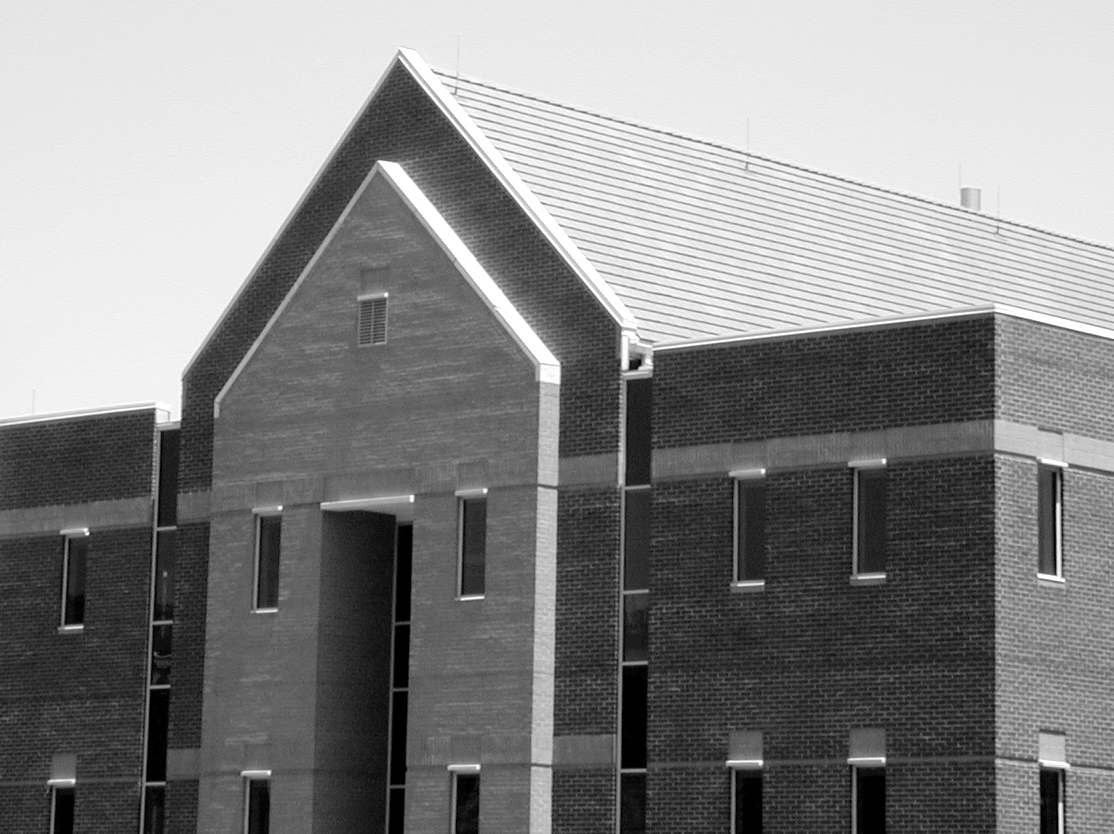
#> input picture Digital Image Processing/Exercise13/Fig1016(a)(building_original).tif, 1114 x 834 px
$ python canny.py
#> lines starting #> are read from the running program, lines starting #| are printed output that depends on the picture
import numpy as np
import matplotlib.pyplot as plt
import os
from PIL import Image
from scipy.signal import convolve2d


image = plt.imread('Fig1016(a)(building_original).tif')
#> image is the input picture: shape (834, 1114); min 0, max 255, mean 133.3


def gradient(image):
    gx = np.array([[-1, -2, -1],
                    [0, 0, 0],
                    [1, 2, 1]
                    ])

    gy = np.array([[-1, 0, 1],
                    [-2, 0, 2],
                    [-1, 0, 1]
                    ])

    Gx = convolve2d(image, gx, 'same', boundary = 'symm')
    Gy = convolve2d(image, gy, 'same', boundary = 'symm')

    M = np.sqrt(Gx**2 + Gy**2)
    alpha = np.degrees(np.arctan2(Gy, Gx))

    return M, alpha


def canny(image, sigma, TH, TL):

    size = int(2*(np.ceil(3*sigma))+1)
    print(size)
    rows, cols = image.shape
    TH = int(TH*255)
    TL = int(TL*255)

    x, y = np.meshgrid(np.linspace(-size/2, size/2, size), np.linspace(-size/2, size/2, size))
    G = np.exp(-(x**2 + y**2) / (2*sigma**2))

    # Smoothed image
    fs = convolve2d(image, G, 'same', boundary ='symm')

    M, alpha = gradient(image)
    gN = np.zeros(image.shape)
    gNH = np.zeros(image.shape)
    gNL = np.zeros(image.shape)

    for i in range(1, rows-1):
        for j in range(1, cols-1):
            alpha_val = alpha[i,j]
            K = M[i,j]
            diag1 = None; diag2 = None
            horizontal = None; vertical = None

            if alpha_val >= -22.5 and alpha_val <= 22.5 or (alpha_val >= -157.5 and alpha_val <= 157.5):
                horizontal = True

            if alpha_val >= -67.5 and alpha_val <= -22.5 or (alpha_val >= 112.5 and alpha_val <= 157.5):
                diag1 = True

            if alpha_val >= -157.5 and alpha_val <= -112.5 or (alpha_val >= 22.5 and alpha_val <= 67.5):
                diag2 = True

            if alpha_val >= 67.5 and alpha_val <= 112.5 or (alpha_val >= -112.5 and alpha_val <= -67.5):
                vertical = True

            if horizontal:
                d1 = M[i, j - 1]
                d2 = M[i, j + 1]
                if K >= d1 or K >= d2:
                    gN[i,j] = K

            if vertical:
                d1 = M[i - 1, j]
                d2 = M[i + 1, j]
                if K >= d1 or K >= d2:
                    gN[i,j] = K

            if diag1:
                d1 = M[i - 1, j - 1]
                d2 = M[i + 1, j + 1]
                if K >= d1 or K >= d2:
                    gN[i,j] = K

            if diag2:
                d1 = M[i + 1, j - 1]
                d2 = M[i - 1, j + 1]
                if K >= d1 or K >= d2:
                    gN[i,j] = K

    gNH_idx = np.where(gN >= TH)
    gNL_idx = np.where(gN >= TL)
    gNH[gNH_idx] = np.copy(gN[gNH_idx])
    gNL[gNL_idx] = np.copy(gN[gNL_idx])
    gNL -= gNH


    return gNL, gNH


M, gN = canny(image, sigma = 4, TH = 0.10, TL = 0.04)
#> in gradient, `Gy = convolve2d(image, gy, 'same', boundary = 'symm')`:
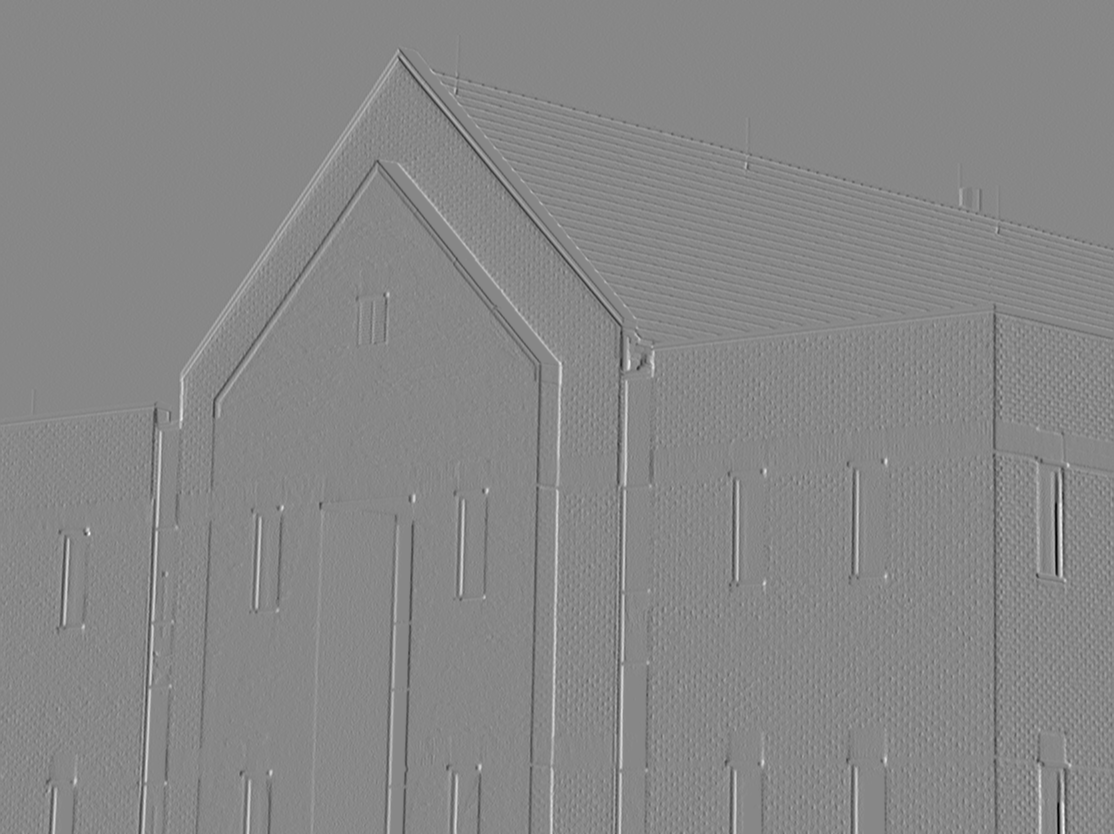
#> Gy: shape (834, 1114) int64; min -844, max 743, mean -0.2; drawn with min black and max white
#> in gradient, `alpha = np.degrees(np.arctan2(Gy, Gx))`:
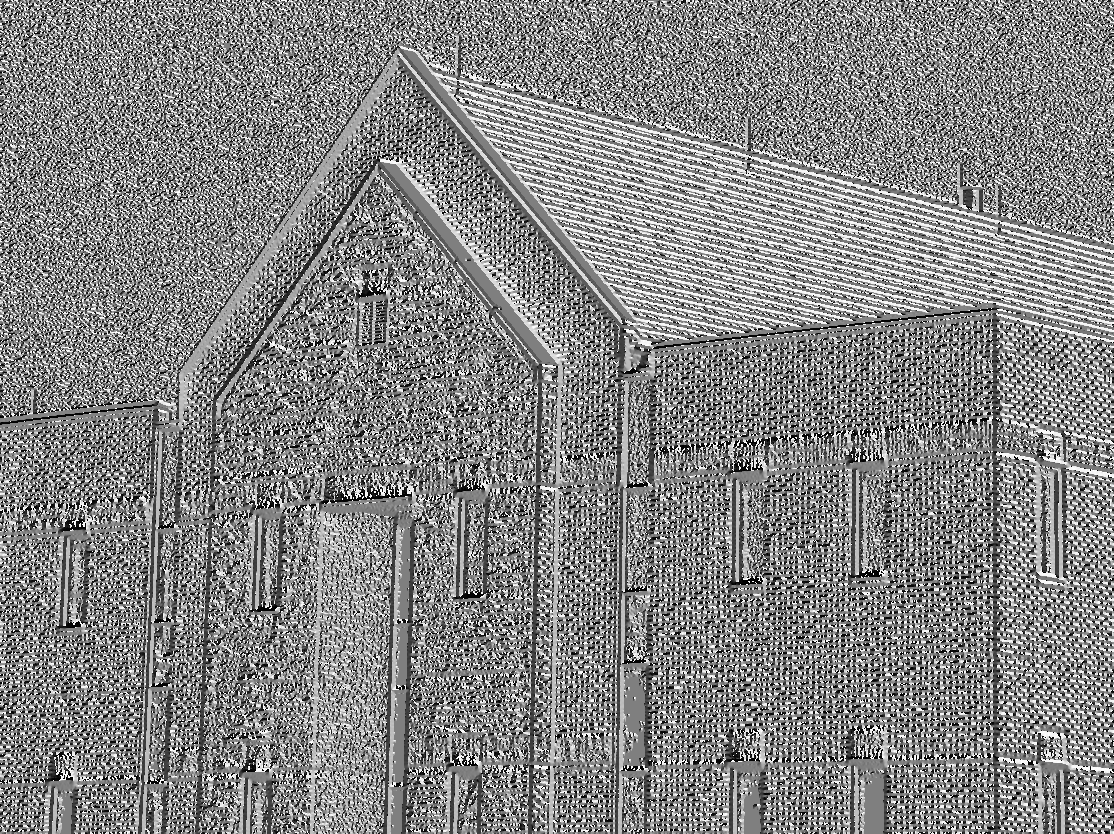
#> alpha: shape (834, 1114) float64; min -179.9, max 180, mean 7.5; drawn with min black and max white
#> after the loop in canny, `for i in range(1, rows-1):`:
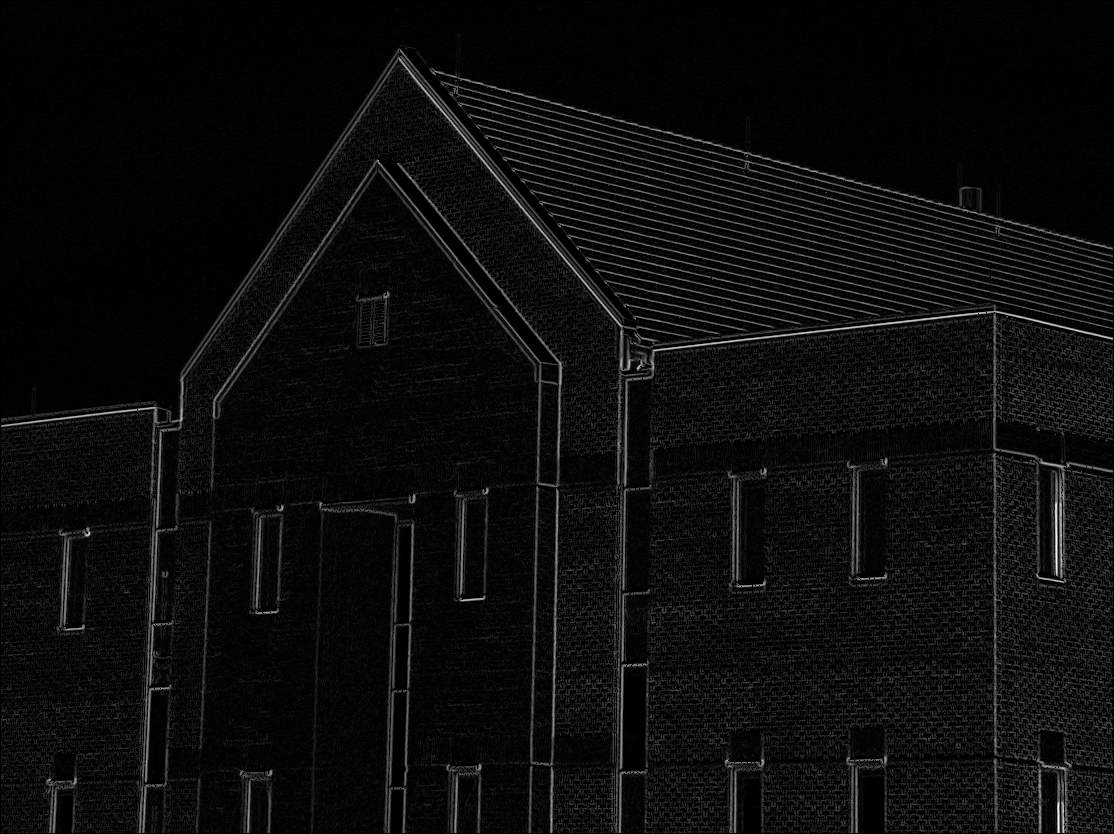
#> gN: shape (834, 1114) float64; min 0, max 844.3, mean 41; drawn with min black and max white
#> in canny, `gNH_idx = np.where(gN >= TH)`: gNH_idx = 351073 positions, rows 1 to 832, columns 1 to 1112
#> in canny, `gNL_idx = np.where(gN >= TL)`: gNL_idx = 480283 positions, rows 1 to 832, columns 1 to 1112
#> in canny, `gNL -= gNH`:
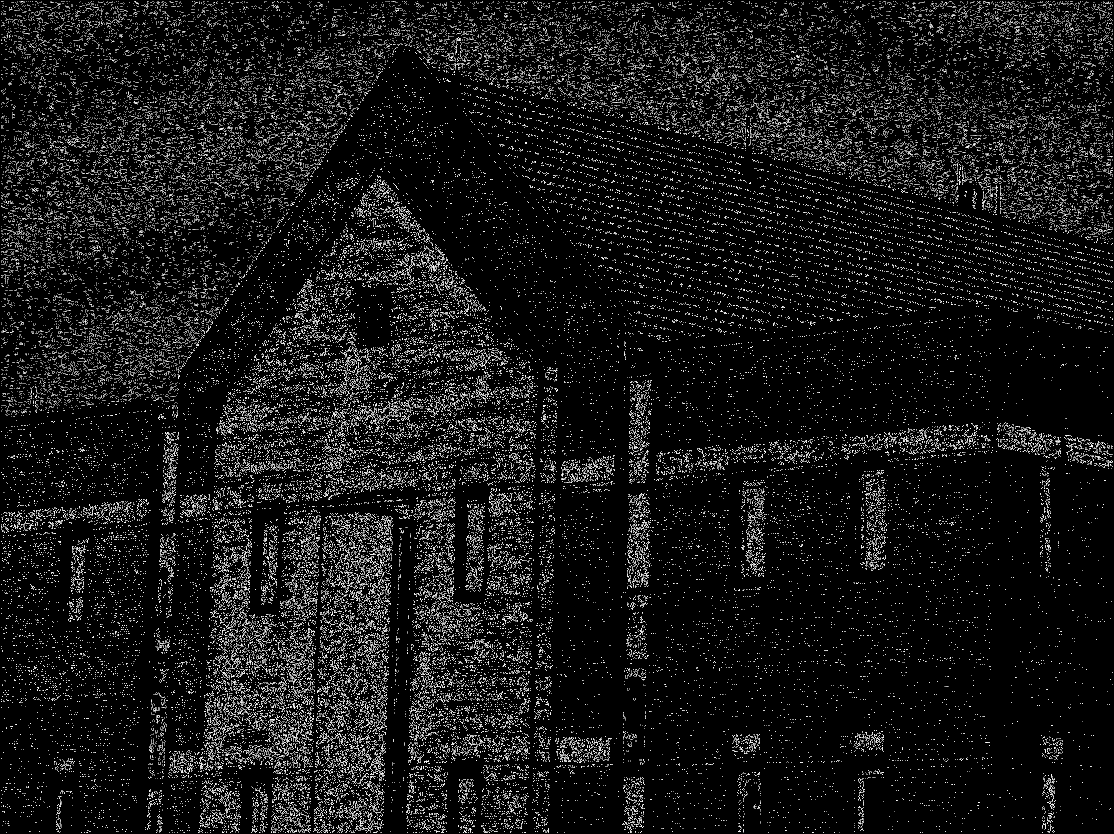
#> gNL: shape (834, 1114) float64; min 0, max 24.74, mean 2.2; drawn with min black and max white
fig, ax = plt.subplots(1, 2)

ax[0].imshow(M, cmap = 'gray')
ax[1].imshow(gN, cmap = 'gray')
plt.show()
